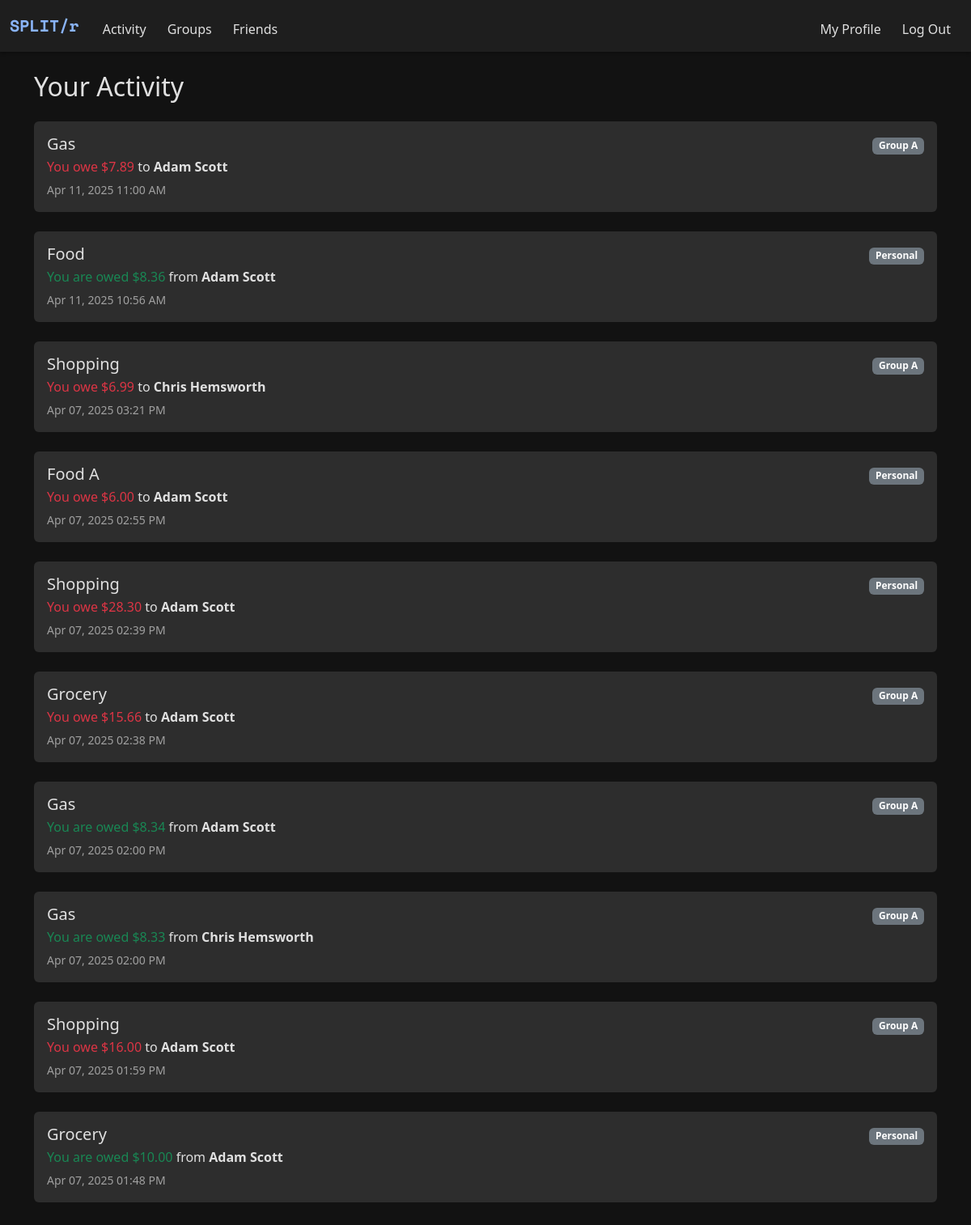
The app's page /history (signed in) with its own data.
### models.py (models this page shows, shortened)
class Expense(db.Model):
    __tablename__ = "expenses"
    id = db.Column(db.Integer, primary_key=True)
    description = db.Column(db.String(120))
    amount = db.Column(db.Float)
    paid_by_id = db.Column(db.Integer, db.ForeignKey("users.id"))
    group_id = db.Column(db.Integer, db.ForeignKey("groups.id"), nullable=True)
    timestamp = db.Column(db.DateTime, default=datetime.now)
    splits = db.relationship("ExpenseSplit", backref="expense", lazy=True)

class User(db.Model):
    __tablename__ = "users"
    id = db.Column(db.Integer, primary_key=True)
    name = db.Column(db.String(100), nullable=False)
    username = db.Column(db.String(50), unique=True, nullable=False)
    password = db.Column(db.String(200), nullable=False)
    expenses_paid = db.relationship(
        "Expense",
        backref="payer",
        foreign_keys="Expense.paid_by_id",
        )
    splits = db.relationship(
        "ExpenseSplit",
        backref="user",
        foreign_keys="ExpenseSplit.user_id",
        )

class Group(db.Model):
    __tablename__ = "groups"
    id = db.Column(db.Integer, primary_key=True)
    name = db.Column(db.String(100), nullable=True)
    is_friend_group = db.Column(db.Boolean, default=False)
    users = db.relationship(
        "User", secondary="group_members", backref="groups")
    expenses = db.relationship("Expense", backref="group", lazy=True)

class ExpenseSplit(db.Model):
    __tablename__ = "expense_split"
    id = db.Column(db.Integer, primary_key=True)
    expense_id = db.Column(db.Integer, db.ForeignKey("expenses.id"))
    user_id = db.Column(db.Integer, db.ForeignKey("users.id"))
    amount = db.Column(db.Float)

### app.py (the view)
@app.route("/history")
@login_required
def activity():
    user_id = session.get("user_id")
    expenses = Expense.query.filter(
        (Expense.paid_by_id == user_id) |
        (Expense.id.in_(
            db.session.query(ExpenseSplit.expense_id)
            .filter_by(user_id=user_id)
        ))
    ).order_by(Expense.timestamp.desc()).all()
    transactions = []
    for expense in expenses:
        group = Group.query.get(expense.group_id) if expense.group_id else None
        group_name = group.name if group else None
        splits = expense.splits
        user_split = next((s for s in splits if s.user_id == user_id), None)
        if expense.paid_by_id == user_id:
            for split in splits:
                if split.user_id != user_id and split.amount > 0:
                    counterparty = User.query.get(split.user_id)
                    transactions.append({
                        "description": expense.description,
                        "owed_amount": split.amount,
                        "counterparty_name": counterparty.name,
                        "group_name": group_name,
                        "timestamp": expense.timestamp
                    })
        elif user_split:
            payer = User.query.get(expense.paid_by_id)
            transactions.append({
                "description": expense.description,
                "owed_amount": -user_split.amount,
                "counterparty_name": payer.name,
                "group_name": group_name,
                "timestamp": expense.timestamp
            })
    return render_template("activity.html", transactions=transactions)

### helper.py (called while the page is built)
def login_required(f):
    @wraps(f)
    def decorated_function(*args, **kwargs):
        if "user_id" not in session:
            flash("You must be logged in to view this page.", "danger")
            return redirect("/login")
        return f(*args, **kwargs)
    return decorated_function

def currency(amount, currency_code=None):
    symbols = {
        "USD": "$",
        "EUR": "€",
        "INR": "₹",
        "GBP": "£",
        "JPY": "¥",
    }
    currency_code = (currency_code or
                     current_app.config.get("DEFAULT_CURRENCY", "USD")).upper()
    symbol = symbols.get(currency_code, "")
    return f"{symbol}{amount:,.2f}"

### templates/activity.html (shortened to what this page needs)
{% extends "layout.html" %}
{% block main %}
<div class="container py-4">
    <h2 class="mb-4">Your Activity</h2>
    {% if transactions %}
        <div class="list-group">
            {% for txn in transactions %}
                <div class="mb-4 p-3 rounded" style="background-color: var(--dark-tertiary);">
                    <div class="d-flex justify-content-between">
                        <div>
                            <h5 class="mb-1">{{ txn.description }}</h5>
                            <p class="mb-1">
                                {% if txn.owed_amount > 0 %}
                                    <span class="text-success">You are owed {{ currency(txn.owed_amount) }}</span>
                                    from <strong>{{ txn.counterparty_name }}</strong>
                                {% elif txn.owed_amount < 0 %}
                                    <span class="text-danger">You owe {{ currency(-txn.owed_amount) }}</span>
                                    to <strong>{{ txn.counterparty_name }}</strong>
                                {% else %}
                                    <span class="text-muted">Settled</span>
                                {% endif %}
                            </p>
                            <small class="text-muted-custom">
                                {{ txn.timestamp.strftime('%b %d, %Y %I:%M %p') }}
                            </small>
                        </div>
                        <div class="text-end">
                            <span class="badge bg-secondary">{{ txn.group_name if txn.group_name else "Personal" }}</span>
                        </div>
                    </div>
                </div>
            {% endfor %}
        </div>
    {% else %}
        <div class="alert alert-secondary">No transactions yet!</div>
    {% endif %}
</div>
{% endblock %}

### static/style.css (style rules this page uses)
:root { --dark-bg: #121212; --dark-secondary: #1e1e1e; --dark-tertiary: #2d2d2d; --text-primary: #e0e0e0; --text-secondary: #a0a0a0; --accent-color: #8ab4f8; --danger-color: #cf6679; --success-color: #03dac6; }
html, body { height: 100%; margin: 0; padding: 0; background-color: var(--dark-bg); color: var(--text-primary); display: flex; flex-direction: column; }
body { background-color: var(--dark-bg); color: var(--text-primary); min-height: 100vh; display: flex; flex-direction: column; }
.text-muted-custom { color: var(--text-secondary) !important; }

### records on screen
Expense: description "Gas", timestamp "Apr 11, 2025 11:00 AM"
User: counterparty_name "Adam Scott" "Adam Scott" "Adam Scott" "Adam Scott" "Adam Scott", counterparty_name "Adam Scott" "Adam Scott" "Adam Scott"
Group: name "Group A" "Group A" "Group A" "Group A" "Group A" "Group A"
Expense: description "Food", timestamp "Apr 11, 2025 10:56 AM"
ExpenseSplit: amount "$8.36"
Expense: description "Shopping", timestamp "Apr 07, 2025 03:21 PM"
User: counterparty_name "Chris Hemsworth", counterparty_name "Chris Hemsworth"
Expense: description "Food A", timestamp "Apr 07, 2025 02:55 PM"
Expense: description "Shopping", timestamp "Apr 07, 2025 02:39 PM"
Expense: description "Grocery", timestamp "Apr 07, 2025 02:38 PM"
Expense: description "Gas" "Gas", timestamp "Apr 07, 2025 02:00 PM" "Apr 07, 2025 02:00 PM"
ExpenseSplit: amount "$8.34"
ExpenseSplit: amount "$8.33"
Expense: description "Shopping", timestamp "Apr 07, 2025 01:59 PM"
Expense: description "Grocery", timestamp "Apr 07, 2025 01:48 PM"
ExpenseSplit: amount "$10.00"

### other values on screen
{{ currency(-txn.owed_amount) }} "$7.89" "$6.99" "$6.00" "$28.30" "$15.66" "$16.00"
{{ txn.group_name if txn.group_name else "Personal" }} "Personal" "Personal" "Personal" "Personal"
